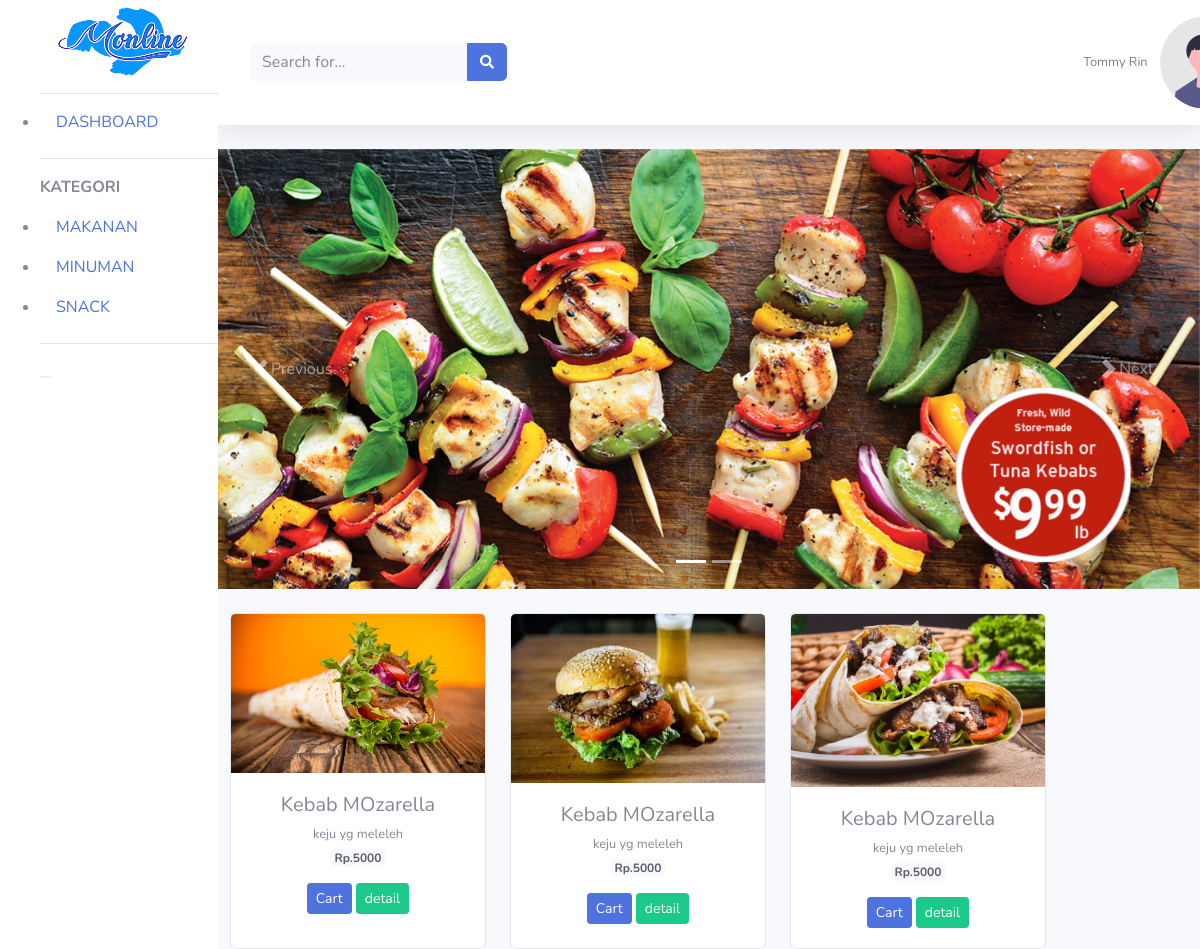
The page / on the database its author committed.
### tables this page shows
CREATE TABLE `tb_barang` (
  `id_brg` int(11) NOT NULL,
  `nama_brg` varchar(120) NOT NULL,
  `keterangan` varchar(225) NOT NULL,
  `kategori` varchar(60) NOT NULL,
  `harga` int(11) NOT NULL,
  `stok` int(11) NOT NULL,
  `gambar` varchar(100) NOT NULL
);

### application/controllers/Monline.php (called while the page is built, shortened)
<?php
class Monline extends CI_Controller {
	public function index()
	{
		$data['barang']= $this->model_barang->tampil_data()->result();
		$this->load->view('templates/header');
		$this->load->view('templates/sidebar');
		$this->load->view('dasbord', $data);
		$this->load->view('templates/footer');
	}
}

### index.php (called while the page is built, shortened)
<?php
require_once BASEPATH.'core/CodeIgniter.php';

### application/models/model_barang.php (called while the page is built, shortened)
<?php
class Model_barang extends CI_Model
{
	public function tampil_data()
	{
		return $this->db->get('tb_barang');
	}
}

### application/views/dasbord.php (the view, shortened to what this page needs)
<div class="containert-fluid">
  <div id="carouselExampleIndicators" class="carousel slide" data-bs-ride="carousel">
    <ol class="carousel-indicators">
      <li data-bs-target="#carouselExampleIndicators" data-bs-slide-to="0" class="active"></li>
      <li data-bs-target="#carouselExampleIndicators" data-bs-slide-to="1"></li>
    </ol>
    <div class="carousel-inner">
      <div class="carousel-item active">
        <img src="<?php echo base_url('assets/img/kebab.jpg') ?>" class="d-block w-100" alt="...">
      </div>
    </div>
    <a class="carousel-control-prev" href="#carouselExampleIndicators" role="button" data-bs-slide="prev">
      <span class="carousel-control-prev-icon" aria-hidden="true"></span>
      <span class="visually-hidden">Previous</span>
    </a>
    <a class="carousel-control-next" href="#carouselExampleIndicators" role="button" data-bs-slide="next">
      <span class="carousel-control-next-icon" aria-hidden="true"></span>
      <span class="visually-hidden">Next</span>
    </a>
  </div>
  <div class="row text-center mt-4">
    <?php foreach ($barang as $brg) : ?>
      <div class="card ml-4" style="width: 16rem;">
        <img src="<?php echo base_url() . '/uploads/' . $brg->gambar ?>" class="card-img-top" alt="...">
        <div class="card-body">
          <h5 class="card-title mb-1"><?php echo $brg->nama_brg; ?></h5>
          <small><?php echo $brg->keterangan; ?></small><br>
          <span class="badge bg-light text-dark mb-3">Rp.<?php echo $brg->harga; ?></span><br>
          <a href="#" class="btn btn-sm btn-primary">Cart</a>
          <a href="#" class="btn btn-sm btn-success">detail</a>
        </div>
      </div>
    <?php endforeach; ?>
  </div>
</div>

### application/views/templates/header.php (shortened to what this page needs)
<!DOCTYPE html>
<html lang="en">
<head>
    <link href="<?php echo base_url() ?>assets/vendor/fontawesome-free/css/all.min.css" rel="stylesheet" type="text/css">
    <link href="<?php echo base_url() ?>assets/css/sb-admin-2.min.css" rel="stylesheet">
</head>

### application/views/templates/sidebar.php (shortened to what this page needs)
<body id="page-top">
    <div id="wrapper">
        <ul class="sidebar">
            <a class="sidebar-brand d-flex align-items-center justify-content-center" href="index.html">
                <div class="sidebar-brand-text mb-2 mr-2">
                    <img src="monline.png" width="170px" height="85px">
                </div>
            </a>
            <hr class="sidebar-divider my-0">
            <li class="nav-item active pr-4 mt-2">
                <a class="nav-link" href="index.html">
                    <span>DASHBOARD</span></a>
            </li>
            <hr class="sidebar-divider">
            <div class="sidebar-heading mb-2">
                <b>Kategori</b>
            </div>
            <li class="nav-item">
                <a class="nav-link" href="tables.html">
                    <span>MAKANAN</span></a>
            </li>
            <li class="nav-item">
                <a class="nav-link" href="tables.html">
                    <span>MINUMAN</span></a>
            </li>
            <li class="nav-item">
                <a class="nav-link" href="tables.html">
                    <span>SNACK</span></a>
            </li>
            <hr class="sidebar-divider d-none d-md-block">
            <div class="text-center d-none d-md-inline">
                <button class="rounded-circle border-0" id="sidebarToggle"></button>
            </div>
        </ul>
        <div id="content-wrapper" class="d-flex flex-column">
            <div id="content">
                <nav class="navbar navbar-expand navbar-light bg-white topbar mb-4 static-top shadow">
                    <form class="d-none d-sm-inline-block form-inline mr-auto ml-md-3 my-2 my-md-0 mw-100 navbar-search">
                        <div class="input-group">
                            <input type="text" class="form-control bg-light border-0 small" placeholder="Search for..." aria-label="Search" aria-describedby="basic-addon2">
                            <div class="input-group-append">
                                <button class="btn btn-primary" type="button">
                                    <i class="fas fa-search fa-sm"></i>
                                </button>
                            </div>
                        </div>
                    </form>
                    <ul class="navbar-nav ml-auto">
                        <li class="nav-item dropdown no-arrow">
                            <a class="nav-link dropdown-toggle" href="#" id="userDropdown" role="button" data-toggle="dropdown" aria-haspopup="true" aria-expanded="false">
                                <span class="mr-2 d-none d-lg-inline text-gray-600 small">Tommy Rin</span>
                                <img class="img-profile rounded-circle" src="img/undraw_profile.svg">
                            </a>
                        </li>
                    </ul>
                </nav>

### application/views/templates/footer.php (shortened to what this page needs)
</body>
</html>

### rows shown on the page
tb_barang: gambar (picture), nama_brg "Kebab MOzarella", keterangan "keju yg meleleh", harga "5000"
tb_barang: gambar (picture), nama_brg "Kebab MOzarella", keterangan "keju yg meleleh", harga "5000"
tb_barang: gambar (picture), nama_brg "Kebab MOzarella", keterangan "keju yg meleleh", harga "5000"
